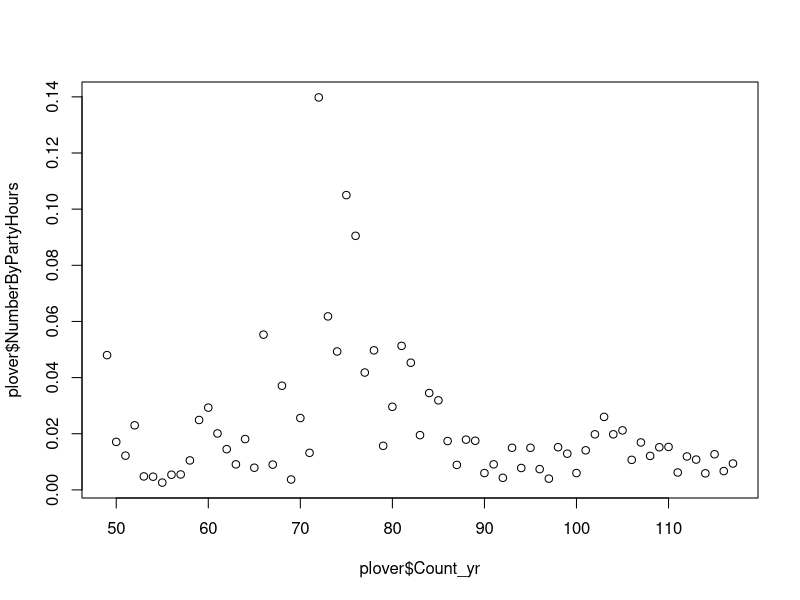

Generate this figure with R: (Note: this script raises an error after producing the figure.)
plover<-read.csv("ncPipingPlover.csv")
plot(plover$NumberByPartyHours~plover$Count_yr)

plover_bkpts = bai_perron(plover$Count_yr, plover$NumberByPartyHours, "ar", "order=1", 4, 0.1, 3)